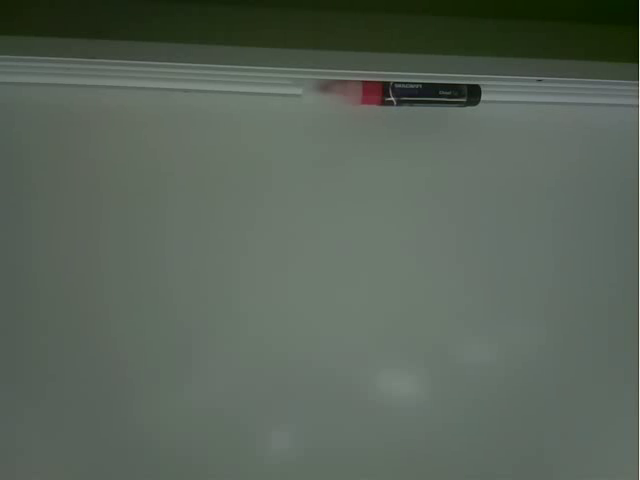
#> input picture frame 39 of LaserPath/output.mp4, 640 x 480 px, given in place of the camera
$ python VideoReturn.py
#> lines starting #> are read from the running program, lines starting #| are printed output that depends on the picture; after the words box and inside, x2 and y2 are one past the last pixel; in counts of white or black regions, pixels touching at a corner belong together
### functions/laser_function.py
import cv2
import numpy as np
import time
from board import SCL, SDA
import busio

from adafruit_motor import servo
from adafruit_pca9685 import PCA9685


def find_roundest(contours):
    # For faster processing speed
    if len(contours) == 1:
        return contours[0]

    max_circularity = 0
    roundest_contour = None
    for c in contours:
        area = cv2.contourArea(c)
        # Optionally skip very small contours to avoid noise:
        if area < 30:
            continue

        perimeter = cv2.arcLength(c, True)
        if perimeter == 0:
            continue

        circularity = 4 * np.pi * area / (perimeter * perimeter)
        if circularity > max_circularity:
            max_circularity = circularity
            roundest_contour = c

    return roundest_contour

def find_laser(image):
    # Convert the image from BGR to HSV/YUV color space
    hlsImage = cv2.cvtColor(image, cv2.COLOR_BGR2HLS)
    yuvImage = cv2.cvtColor(image, cv2.COLOR_BGR2YUV)

    # Define Light Color Ranges and Create a Mask
    lower_hls1 = np.array([0, 230, 0])
    upper_hls1 = np.array([180, 255, 255])
    lower_yuv2 = np.array([200, 0, 0])
    upper_yuv2 = np.array([255, 255, 160])
    mask1 = cv2.inRange(hlsImage, lower_hls1, upper_hls1)
    mask2 = cv2.inRange(yuvImage, lower_yuv2, upper_yuv2)
    mask = cv2.bitwise_and(mask1, mask2)

    # Denoise the mask using morphological operations
    kernel = np.array([[0.5, 1, 0.5], [1, 2, 1], [0.5, 1, 0.5]])
    mask = cv2.morphologyEx(mask, cv2.MORPH_OPEN, kernel)
    mask = cv2.morphologyEx(mask, cv2.MORPH_CLOSE, kernel)

    # Find Countours
    contours, _ = cv2.findContours(mask, cv2.RETR_EXTERNAL, cv2.CHAIN_APPROX_SIMPLE)
    if contours:
        roundest_contour = find_roundest(contours)

        M = cv2.moments(roundest_contour)
        # M["m00"] will not be 0 practically
        if M["m00"] == 0:
            return None
        centerX = int(M["m10"] / M["m00"])
        centerY = int(M["m01"] / M["m00"])
        return centerX, centerY
    else:
        return None

# [23 lines left out: functions laser_tracking, laser_searching, not called in this run]

### LaserPath/VideoReturn.py
import cv2
import numpy as np
import sys
import os
sys.path.append(os.path.expanduser("~/Laser"))
from functions import laser_function as lf

def video_return():
    cap = cv2.VideoCapture('/dev/video0', cv2.CAP_V4L)
    out = None

    while True:
        ret, frame = cap.read()

        if out is None:
            height, width = frame.shape[:2]
            fps = 20.0
            fourcc = cv2.VideoWriter_fourcc(*'mp4v')
            out = cv2.VideoWriter('LaserPath/output.mp4', fourcc, fps, (width, height))

        laser_pos = lf.find_laser(frame)
        if laser_pos:
            centerX, centerY = laser_pos
            print("Laser position:", centerX, centerY)

            cv2.circle(frame, (centerX, centerY), 10, (0, 255, 0), 2)
            cv2.putText(frame, f"({centerX}, {centerY})", (centerX + 10, centerY + 10),
                        cv2.FONT_HERSHEY_SIMPLEX, 0.6, (255, 255, 255), 2)
        out.write(frame)

def main():
    video_return()
#> in video_return, frame is the input picture: shape (480, 640, 3); mean B, G, R 89.2, 100.3, 89.4
#> in find_laser, `hlsImage = cv2.cvtColor(image, cv2.COLOR_BGR2HLS)`: hlsImage: shape (480, 640, 3); mean of channels 0, 1, 2 61.8, 94.2, 26.7
#> in find_laser, `yuvImage = cv2.cvtColor(image, cv2.COLOR_BGR2YUV)`: yuvImage: shape (480, 640, 3); mean of channels 0, 1, 2 95.7, 124.9, 122.6
#> in find_laser, `mask1 = cv2.inRange(hlsImage, lower_hls1, upper_hls1)`:
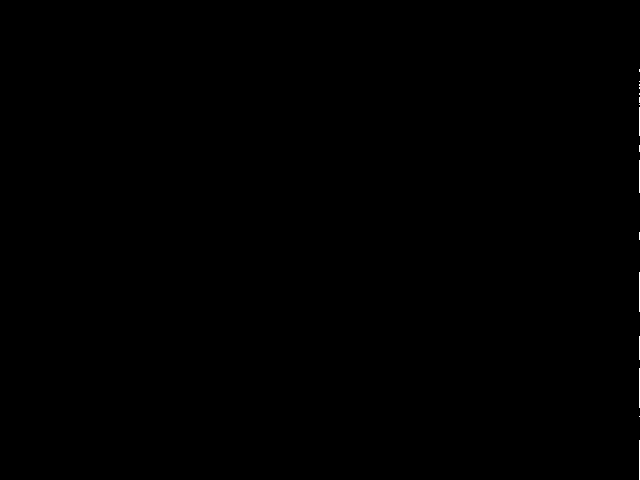
#> mask1: shape (480, 640); 0.08% white in thin lines or dots, all inside (x1, y1, x2, y2) = (639, 69, 640, 480)
#> in find_laser, `mask2 = cv2.inRange(yuvImage, lower_yuv2, upper_yuv2)`:
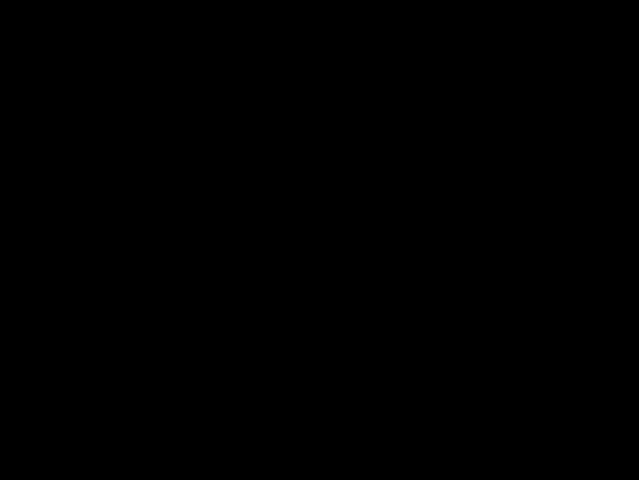
#> mask2: shape (480, 640); 0.16% white in thin lines or dots, all inside (x1, y1, x2, y2) = (639, 0, 640, 480)
#> in find_laser, `mask = cv2.morphologyEx(mask, cv2.MORPH_OPEN, kernel)`: mask: shape (480, 640); every value is 0
#> in find_laser, `contours, _ = cv2.findContours(mask, cv2.RETR_EXTERNAL, cv2.CHAIN_APPR..`: contours = []

if __name__ == "__main__":
    main()

$ run again, starting later in the video
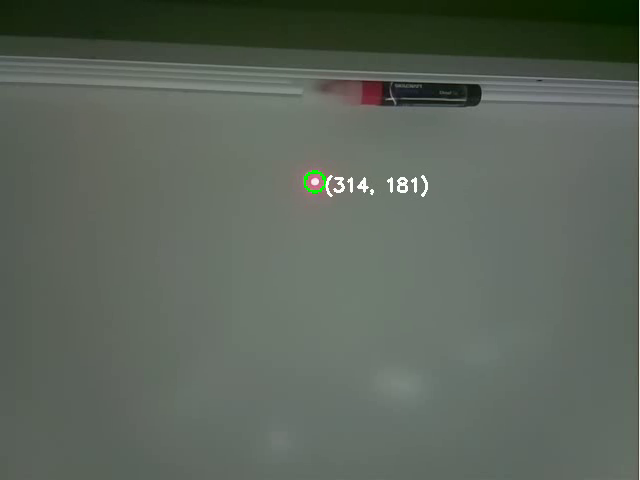
#> input picture frame 177 of LaserPath/output.mp4, 640 x 480 px, given in place of the camera
#> in video_return, frame is the input picture: shape (480, 640, 3); mean B, G, R 91, 100.9, 92.2
#> hlsImage: shape (480, 640, 3); mean of channels 0, 1, 2 59.1, 95.7, 23.9
#> yuvImage: shape (480, 640, 3); mean of channels 0, 1, 2 97, 125, 123.7
#> in find_laser, `mask1 = cv2.inRange(hlsImage, lower_hls1, upper_hls1)`:
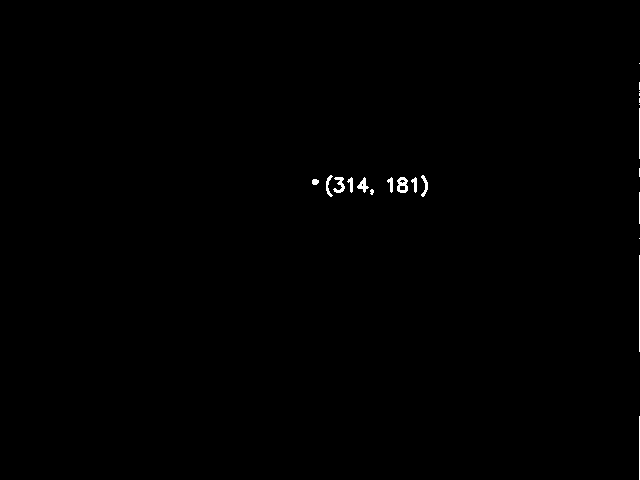
#> mask1: shape (480, 640); 0.3% white in thin lines or dots, all inside (x1, y1, x2, y2) = (312, 63, 640, 480)
#> mask2: shape (480, 640); 0.37% white in thin lines or dots, all inside (x1, y1, x2, y2) = (312, 0, 640, 480)
#> contours = 12 contours, 4 with area under 20; largest, box (x1, y1, x2, y2) and area: (397, 177, 408, 193) 97, (334, 177, 345, 193) 65, (358, 178, 368, 192) 60, (412, 178, 417, 192) 31, (388, 178, 393, 192) 31, (348, 178, 353, 192) 31, (422, 176, 428, 190) 29, (312, 179, 319, 185) 26
#> the loop in find_roundest, `for c in contours:` made 12 passes
#> (area, perimeter, circularity, max_circularity) on passes 5, 7, 9: (31, 32.83, 0.361, 0.361), (59.5, 39.9, 0.47, 0.47), (97, 46.49, 0.564, 0.564)
#> after the loop in find_roundest, `for c in contours:`: max_circularity = 0.564; roundest_contour = contour of 20 points, box (x1, y1, x2, y2) (397, 177, 408, 193), area 97
#> M = moments, m00 97, centre m10/m00, m01/m00 = (402.1, 185.5)
#> in find_laser, `centerX = int(M["m10"] / M["m00"])`: centerX = 402
#> in find_laser, `centerY = int(M["m01"] / M["m00"])`: centerY = 185
#> laser_pos = (402, 185)
#> in video_return, `centerX, centerY = laser_pos`: centerX = 402; centerY = 185
#| Laser position: 402 185
#> in video_return, `cv2.putText(frame, f"({centerX}, {centerY})", (centerX + 10, centerY +..`:
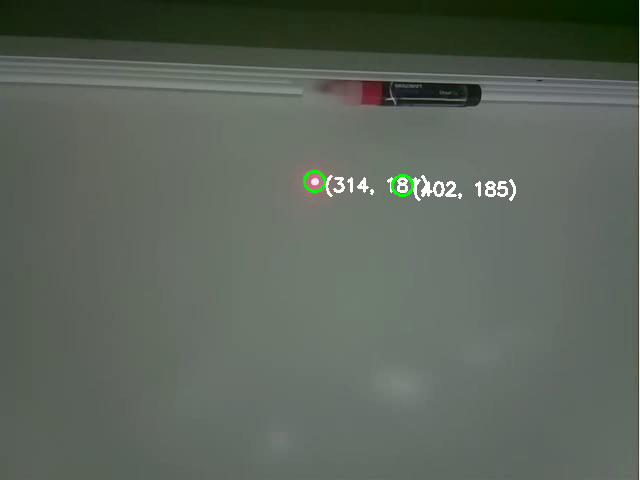
#> frame: shape (480, 640, 3); mean B, G, R 91.2, 101.3, 92.5
